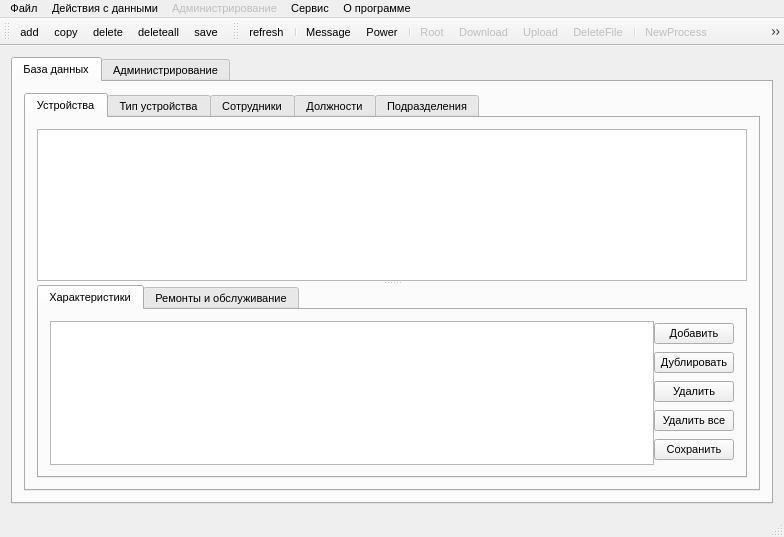
<?xml version="1.0" encoding="UTF-8"?>
<ui version="4.0">
 <class>MainForm</class>
 <widget class="QMainWindow" name="MainForm">
  <property name="geometry">
   <rect>
    <x>0</x>
    <y>0</y>
    <width>784</width>
    <height>537</height>
   </rect>
  </property>
  <property name="font">
   <font>
    <pointsize>8</pointsize>
   </font>
  </property>
  <property name="windowTitle">
   <string>Система учёта и администирования персональных компьютеров ОАО &quot;Полоцкий КХП&quot;</string>
  </property>
  <property name="windowIcon">
   <iconset resource="resource.qrc">
    <normaloff>:/ico/imac.png</normaloff>:/ico/imac.png</iconset>
  </property>
  <widget class="QWidget" name="centralWidget">
   <layout class="QVBoxLayout" name="verticalLayout_8">
    <item>
     <widget class="QTabWidget" name="tabWidget">
      <property name="currentIndex">
       <number>0</number>
      </property>
      <widget class="QWidget" name="tab_db">
       <attribute name="icon">
        <iconset resource="resource.qrc">
         <normaloff>:/ico/DB.png</normaloff>:/ico/DB.png</iconset>
       </attribute>
       <attribute name="title">
        <string>База данных</string>
       </attribute>
       <layout class="QVBoxLayout" name="verticalLayout_2">
        <item>
         <widget class="QTabWidget" name="tabWidget_2">
          <property name="tabPosition">
           <enum>QTabWidget::North</enum>
          </property>
          <property name="currentIndex">
           <number>0</number>
          </property>
          <widget class="QWidget" name="tab_device">
           <attribute name="title">
            <string>Устройства</string>
           </attribute>
           <layout class="QVBoxLayout" name="verticalLayout_5">
            <item>
             <widget class="QSplitter" name="splitter">
              <property name="orientation">
               <enum>Qt::Vertical</enum>
              </property>
              <widget class="QTableView" name="table_device">
               <property name="sortingEnabled">
                <bool>true</bool>
               </property>
               <attribute name="horizontalHeaderShowSortIndicator" stdset="0">
                <bool>true</bool>
               </attribute>
              </widget>
              <widget class="QTabWidget" name="tabWidget_3">
               <property name="sizePolicy">
                <sizepolicy hsizetype="Expanding" vsizetype="Preferred">
                 <horstretch>0</horstretch>
                 <verstretch>0</verstretch>
                </sizepolicy>
               </property>
               <property name="currentIndex">
                <number>0</number>
               </property>
               <widget class="QWidget" name="tab_characteristic">
                <attribute name="title">
                 <string>Характеристики</string>
                </attribute>
                <layout class="QVBoxLayout" name="verticalLayout_14">
                 <item>
                  <layout class="QHBoxLayout" name="horizontalLayout_2">
                   <property name="spacing">
                    <number>0</number>
                   </property>
                   <item>
                    <widget class="QTableView" name="table_characteristic">
                     <property name="sortingEnabled">
                      <bool>true</bool>
                     </property>
                     <attribute name="horizontalHeaderShowSortIndicator" stdset="0">
                      <bool>true</bool>
                     </attribute>
                    </widget>
                   </item>
                   <item>
                    <layout class="QVBoxLayout" name="verticalLayout_7">
                     <item>
                      <widget class="QPushButton" name="actionAddDop">
                       <property name="text">
                        <string>Добавить</string>
                       </property>
                       <property name="icon">
                        <iconset resource="resource.qrc">
                         <normaloff>:/ico/notebook--plus.png</normaloff>:/ico/notebook--plus.png</iconset>
                       </property>
                      </widget>
                     </item>
                     <item>
                      <widget class="QPushButton" name="actionCopyDop">
                       <property name="text">
                        <string>Дублировать</string>
                       </property>
                       <property name="icon">
                        <iconset resource="resource.qrc">
                         <normaloff>:/ico/notebooks.png</normaloff>:/ico/notebooks.png</iconset>
                       </property>
                      </widget>
                     </item>
                     <item>
                      <widget class="QPushButton" name="actionDeleteDop">
                       <property name="text">
                        <string>Удалить</string>
                       </property>
                       <property name="icon">
                        <iconset resource="resource.qrc">
                         <normaloff>:/ico/notebook--minus.png</normaloff>:/ico/notebook--minus.png</iconset>
                       </property>
                      </widget>
                     </item>
                     <item>
                      <widget class="QPushButton" name="actionDeleteAllDop">
                       <property name="text">
                        <string>Удалить все</string>
                       </property>
                       <property name="icon">
                        <iconset resource="resource.qrc">
                         <normaloff>:/ico/eraser.png</normaloff>:/ico/eraser.png</iconset>
                       </property>
                      </widget>
                     </item>
                     <item>
                      <widget class="QPushButton" name="actionSaveDop">
                       <property name="text">
                        <string>Сохранить</string>
                       </property>
                       <property name="icon">
                        <iconset resource="resource.qrc">
                         <normaloff>:/ico/standardbutton-save-16.png</normaloff>:/ico/standardbutton-save-16.png</iconset>
                       </property>
                      </widget>
                     </item>
                    </layout>
                   </item>
                  </layout>
                 </item>
                </layout>
               </widget>
               <widget class="QWidget" name="tab_repair">
                <attribute name="title">
                 <string>Ремонты и обслуживание</string>
                </attribute>
                <layout class="QVBoxLayout" name="verticalLayout_16">
                 <item>
                  <layout class="QHBoxLayout" name="horizontalLayout_3">
                   <item>
                    <widget class="QTableView" name="table_repair">
                     <property name="sortingEnabled">
                      <bool>true</bool>
                     </property>
                     <attribute name="horizontalHeaderShowSortIndicator" stdset="0">
                      <bool>true</bool>
                     </attribute>
                    </widget>
                   </item>
                   <item>
                    <layout class="QVBoxLayout" name="verticalLayout_9">
                     <item>
                      <widget class="QPushButton" name="actionAddDop2">
                       <property name="text">
                        <string>Добавить</string>
                       </property>
                       <property name="icon">
                        <iconset resource="resource.qrc">
                         <normaloff>:/ico/notebook--plus.png</normaloff>:/ico/notebook--plus.png</iconset>
                       </property>
                      </widget>
                     </item>
                     <item>
                      <widget class="QPushButton" name="actionCopyDop2">
                       <property name="text">
                        <string>Дублировать</string>
                       </property>
                       <property name="icon">
                        <iconset resource="resource.qrc">
                         <normaloff>:/ico/notebooks.png</normaloff>:/ico/notebooks.png</iconset>
                       </property>
                      </widget>
                     </item>
                     <item>
                      <widget class="QPushButton" name="actionDeleteDop2">
                       <property name="text">
                        <string>Удалить</string>
                       </property>
                       <property name="icon">
                        <iconset resource="resource.qrc">
                         <normaloff>:/ico/notebook--minus.png</normaloff>:/ico/notebook--minus.png</iconset>
                       </property>
                      </widget>
                     </item>
                     <item>
                      <widget class="QPushButton" name="actionDeleteAllDop2">
                       <property name="text">
                        <string>Удалить все</string>
                       </property>
                       <property name="icon">
                        <iconset resource="resource.qrc">
                         <normaloff>:/ico/eraser.png</normaloff>:/ico/eraser.png</iconset>
                       </property>
                      </widget>
                     </item>
                     <item>
                      <widget class="QPushButton" name="actionSaveDop2">
                       <property name="text">
                        <string>Сохранить</string>
                       </property>
                       <property name="icon">
                        <iconset resource="resource.qrc">
                         <normaloff>:/ico/standardbutton-save-16.png</normaloff>:/ico/standardbutton-save-16.png</iconset>
                       </property>
                      </widget>
                     </item>
                    </layout>
                   </item>
                  </layout>
                 </item>
                </layout>
               </widget>
              </widget>
             </widget>
            </item>
           </layout>
          </widget>
          <widget class="QWidget" name="tab_type_device">
           <attribute name="title">
            <string>Тип устройства</string>
           </attribute>
           <layout class="QVBoxLayout" name="verticalLayout_6">
            <item>
             <widget class="QTableView" name="table_type_device">
              <property name="sortingEnabled">
               <bool>true</bool>
              </property>
              <attribute name="horizontalHeaderShowSortIndicator" stdset="0">
               <bool>true</bool>
              </attribute>
             </widget>
            </item>
           </layout>
          </widget>
          <widget class="QWidget" name="tab_persona">
           <attribute name="title">
            <string>Сотрудники</string>
           </attribute>
           <layout class="QVBoxLayout" name="verticalLayout_4">
            <item>
             <widget class="QTableView" name="table_persona">
              <property name="sortingEnabled">
               <bool>true</bool>
              </property>
             </widget>
            </item>
           </layout>
          </widget>
          <widget class="QWidget" name="tab_specialty">
           <attribute name="title">
            <string>Должности</string>
           </attribute>
           <layout class="QVBoxLayout" name="verticalLayout_3">
            <item>
             <widget class="QTableView" name="table_specialty">
              <property name="sortingEnabled">
               <bool>true</bool>
              </property>
              <attribute name="horizontalHeaderShowSortIndicator" stdset="0">
               <bool>true</bool>
              </attribute>
             </widget>
            </item>
           </layout>
          </widget>
          <widget class="QWidget" name="tab_subdivision">
           <attribute name="title">
            <string>Подразделения</string>
           </attribute>
           <layout class="QVBoxLayout" name="verticalLayout">
            <item>
             <widget class="QTableView" name="table_subdivision">
              <property name="sortingEnabled">
               <bool>true</bool>
              </property>
              <attribute name="horizontalHeaderShowSortIndicator" stdset="0">
               <bool>true</bool>
              </attribute>
             </widget>
            </item>
           </layout>
          </widget>
         </widget>
        </item>
       </layout>
      </widget>
      <widget class="QWidget" name="tab_admin">
       <attribute name="icon">
        <iconset resource="resource.qrc">
         <normaloff>:/ico/user blue.png</normaloff>:/ico/user blue.png</iconset>
       </attribute>
       <attribute name="title">
        <string>Администрирование</string>
       </attribute>
       <layout class="QVBoxLayout" name="verticalLayout_10">
        <item>
         <widget class="QTabWidget" name="tabWidget_4">
          <property name="currentIndex">
           <number>0</number>
          </property>
          <widget class="QWidget" name="tab_online">
           <attribute name="title">
            <string>Устройства Online</string>
           </attribute>
           <layout class="QVBoxLayout" name="verticalLayout_11">
            <item>
             <widget class="QTableWidget" name="table_online">
              <property name="editTriggers">
               <set>QAbstractItemView::NoEditTriggers</set>
              </property>
              <property name="selectionMode">
               <enum>QAbstractItemView::SingleSelection</enum>
              </property>
              <property name="selectionBehavior">
               <enum>QAbstractItemView::SelectRows</enum>
              </property>
              <property name="sortingEnabled">
               <bool>true</bool>
              </property>
              <column>
               <property name="text">
                <string>Наименование</string>
               </property>
              </column>
              <column>
               <property name="text">
                <string>Инв. номер</string>
               </property>
              </column>
              <column>
               <property name="text">
                <string>ФИО</string>
               </property>
              </column>
              <column>
               <property name="text">
                <string>HOST-имя</string>
               </property>
              </column>
              <column>
               <property name="text">
                <string>IP-адрес</string>
               </property>
              </column>
              <column>
               <property name="text">
                <string>Online</string>
               </property>
              </column>
              <column>
               <property name="text">
                <string>Готов</string>
               </property>
              </column>
             </widget>
            </item>
           </layout>
          </widget>
          <widget class="QWidget" name="tab_file">
           <attribute name="title">
            <string>Файловый менеджер</string>
           </attribute>
           <layout class="QVBoxLayout" name="verticalLayout_15">
            <item>
             <layout class="QVBoxLayout" name="verticalLayout_13">
              <item>
               <layout class="QHBoxLayout" name="horizontalLayout">
                <item>
                 <widget class="QLabel" name="label_path">
                  <property name="font">
                   <font>
                    <weight>75</weight>
                    <bold>true</bold>
                   </font>
                  </property>
                  <property name="text">
                   <string>Текущий путь: </string>
                  </property>
                 </widget>
                </item>
                <item>
                 <widget class="QLineEdit" name="current_path">
                  <property name="enabled">
                   <bool>false</bool>
                  </property>
                 </widget>
                </item>
               </layout>
              </item>
              <item>
               <widget class="QTableWidget" name="table_file">
                <property name="editTriggers">
                 <set>QAbstractItemView::NoEditTriggers</set>
                </property>
                <property name="selectionMode">
                 <enum>QAbstractItemView::SingleSelection</enum>
                </property>
                <property name="selectionBehavior">
                 <enum>QAbstractItemView::SelectRows</enum>
                </property>
                <property name="sortingEnabled">
                 <bool>true</bool>
                </property>
                <column>
                 <property name="text">
                  <string>Наименование</string>
                 </property>
                </column>
                <column>
                 <property name="text">
                  <string>Инв.номер</string>
                 </property>
                </column>
                <column>
                 <property name="text">
                  <string>ФИО</string>
                 </property>
                </column>
                <column>
                 <property name="text">
                  <string>HOST-имя</string>
                 </property>
                </column>
                <column>
                 <property name="text">
                  <string>IP-адрес</string>
                 </property>
                </column>
               </widget>
              </item>
             </layout>
            </item>
           </layout>
          </widget>
          <widget class="QWidget" name="tab_process">
           <attribute name="title">
            <string>Менеджер процессов</string>
           </attribute>
           <layout class="QVBoxLayout" name="verticalLayout_12">
            <item>
             <widget class="QTableWidget" name="table_process">
              <property name="editTriggers">
               <set>QAbstractItemView::NoEditTriggers</set>
              </property>
              <property name="selectionMode">
               <enum>QAbstractItemView::SingleSelection</enum>
              </property>
              <property name="selectionBehavior">
               <enum>QAbstractItemView::SelectRows</enum>
              </property>
              <property name="sortingEnabled">
               <bool>true</bool>
              </property>
              <column>
               <property name="text">
                <string>Наименование</string>
               </property>
              </column>
              <column>
               <property name="text">
                <string>Инв.номер</string>
               </property>
              </column>
              <column>
               <property name="text">
                <string>ФИО</string>
               </property>
              </column>
              <column>
               <property name="text">
                <string>HOST-имя</string>
               </property>
              </column>
              <column>
               <property name="text">
                <string>IP-адрес</string>
               </property>
              </column>
             </widget>
            </item>
           </layout>
          </widget>
         </widget>
        </item>
       </layout>
      </widget>
     </widget>
    </item>
   </layout>
  </widget>
  <widget class="QMenuBar" name="menuBar">
   <property name="geometry">
    <rect>
     <x>0</x>
     <y>0</y>
     <width>784</width>
     <height>21</height>
    </rect>
   </property>
   <widget class="QMenu" name="menu">
    <property name="title">
     <string>Файл</string>
    </property>
    <addaction name="actionImport"/>
    <addaction name="actionExport"/>
    <addaction name="separator"/>
    <addaction name="actionExit"/>
   </widget>
   <widget class="QMenu" name="menu_2">
    <property name="title">
     <string>Сервис</string>
    </property>
    <addaction name="actionSetting"/>
   </widget>
   <widget class="QMenu" name="menu_3">
    <property name="title">
     <string>Действия с данными</string>
    </property>
    <addaction name="actionAddMenu"/>
    <addaction name="actionCopyMenu"/>
    <addaction name="actionDeleteMenu"/>
    <addaction name="actionDeleteallMenu"/>
    <addaction name="separator"/>
    <addaction name="actionSaveMenu"/>
   </widget>
   <widget class="QMenu" name="menu_4">
    <property name="enabled">
     <bool>false</bool>
    </property>
    <property name="title">
     <string>Администрирование</string>
    </property>
    <addaction name="actionRefreshMenu"/>
    <addaction name="separator"/>
    <addaction name="actionMessageMenu"/>
    <addaction name="actionPowerMenu"/>
    <addaction name="separator"/>
    <addaction name="actionRootMenu"/>
    <addaction name="actionDownloadMenu"/>
    <addaction name="actionUploadMenu"/>
    <addaction name="actionDeleteFileMenu"/>
    <addaction name="separator"/>
    <addaction name="actionNewProcessMenu"/>
    <addaction name="actionKillProcessMenu"/>
    <addaction name="actionRefreshProcessMenu"/>
   </widget>
   <widget class="QMenu" name="menu_5">
    <property name="title">
     <string>О программе</string>
    </property>
    <addaction name="actionAbout"/>
   </widget>
   <addaction name="menu"/>
   <addaction name="menu_3"/>
   <addaction name="menu_4"/>
   <addaction name="menu_2"/>
   <addaction name="menu_5"/>
  </widget>
  <widget class="QToolBar" name="toolBar_db">
   <property name="windowTitle">
    <string>toolBar</string>
   </property>
   <property name="movable">
    <bool>true</bool>
   </property>
   <attribute name="toolBarArea">
    <enum>TopToolBarArea</enum>
   </attribute>
   <attribute name="toolBarBreak">
    <bool>false</bool>
   </attribute>
   <addaction name="actionAdd"/>
   <addaction name="actionCopy"/>
   <addaction name="actionDelete"/>
   <addaction name="actionDeleteall"/>
   <addaction name="actionSave"/>
  </widget>
  <widget class="QToolBar" name="toolBar_admin">
   <property name="enabled">
    <bool>true</bool>
   </property>
   <property name="windowTitle">
    <string>toolBar_2</string>
   </property>
   <attribute name="toolBarArea">
    <enum>TopToolBarArea</enum>
   </attribute>
   <attribute name="toolBarBreak">
    <bool>false</bool>
   </attribute>
   <addaction name="actionRefresh"/>
   <addaction name="separator"/>
   <addaction name="actionMessage"/>
   <addaction name="actionPower"/>
   <addaction name="separator"/>
   <addaction name="actionRoot"/>
   <addaction name="actionDownload"/>
   <addaction name="actionUpload"/>
   <addaction name="actionDeleteFile"/>
   <addaction name="separator"/>
   <addaction name="actionNewProcess"/>
   <addaction name="actionKillProcess"/>
   <addaction name="actionRefreshProcess"/>
  </widget>
  <widget class="QStatusBar" name="statusBar">
   <property name="font">
    <font>
     <pointsize>10</pointsize>
     <weight>75</weight>
     <bold>true</bold>
    </font>
   </property>
  </widget>
  <action name="actionAdd">
   <property name="icon">
    <iconset resource="resource.qrc">
     <normaloff>:/ico/notebook--plus.png</normaloff>:/ico/notebook--plus.png</iconset>
   </property>
   <property name="text">
    <string>add</string>
   </property>
   <property name="toolTip">
    <string>Добавить новую запись</string>
   </property>
  </action>
  <action name="actionCopy">
   <property name="icon">
    <iconset resource="resource.qrc">
     <normaloff>:/ico/notebooks.png</normaloff>:/ico/notebooks.png</iconset>
   </property>
   <property name="text">
    <string>copy</string>
   </property>
   <property name="toolTip">
    <string>Дублировать</string>
   </property>
  </action>
  <action name="actionDelete">
   <property name="icon">
    <iconset resource="resource.qrc">
     <normaloff>:/ico/notebook--minus.png</normaloff>:/ico/notebook--minus.png</iconset>
   </property>
   <property name="text">
    <string>delete</string>
   </property>
   <property name="toolTip">
    <string>Удалить</string>
   </property>
  </action>
  <action name="actionDeleteall">
   <property name="icon">
    <iconset resource="resource.qrc">
     <normaloff>:/ico/eraser.png</normaloff>:/ico/eraser.png</iconset>
   </property>
   <property name="text">
    <string>deleteall</string>
   </property>
   <property name="toolTip">
    <string>Удалить все</string>
   </property>
  </action>
  <action name="actionImport">
   <property name="text">
    <string>Импорт БД</string>
   </property>
  </action>
  <action name="actionExport">
   <property name="text">
    <string>Экспорт БД</string>
   </property>
  </action>
  <action name="actionExit">
   <property name="text">
    <string>Выход</string>
   </property>
  </action>
  <action name="actionSave">
   <property name="icon">
    <iconset resource="resource.qrc">
     <normaloff>:/ico/standardbutton-save-16.png</normaloff>:/ico/standardbutton-save-16.png</iconset>
   </property>
   <property name="text">
    <string>save</string>
   </property>
   <property name="toolTip">
    <string>Сохранить изменения</string>
   </property>
  </action>
  <action name="actionRefresh">
   <property name="icon">
    <iconset resource="resource.qrc">
     <normaloff>:/ico/magnifier.png</normaloff>:/ico/magnifier.png</iconset>
   </property>
   <property name="text">
    <string>refresh</string>
   </property>
   <property name="toolTip">
    <string>Сканировать сеть</string>
   </property>
  </action>
  <action name="actionNewProcess">
   <property name="enabled">
    <bool>false</bool>
   </property>
   <property name="icon">
    <iconset resource="resource.qrc">
     <normaloff>:/ico/application-blue.png</normaloff>:/ico/application-blue.png</iconset>
   </property>
   <property name="text">
    <string>NewProcess</string>
   </property>
   <property name="toolTip">
    <string>Запустить процесс</string>
   </property>
  </action>
  <action name="actionKillProcess">
   <property name="enabled">
    <bool>false</bool>
   </property>
   <property name="icon">
    <iconset resource="resource.qrc">
     <normaloff>:/ico/cross.png</normaloff>:/ico/cross.png</iconset>
   </property>
   <property name="text">
    <string>KillProcess</string>
   </property>
   <property name="toolTip">
    <string>Завершить процесс</string>
   </property>
  </action>
  <action name="actionRefreshProcess">
   <property name="enabled">
    <bool>false</bool>
   </property>
   <property name="icon">
    <iconset resource="resource.qrc">
     <normaloff>:/ico/ico-refresh.png</normaloff>:/ico/ico-refresh.png</iconset>
   </property>
   <property name="text">
    <string>RefreshProcess</string>
   </property>
   <property name="toolTip">
    <string>Обновить список процессов</string>
   </property>
  </action>
  <action name="actionRoot">
   <property name="enabled">
    <bool>false</bool>
   </property>
   <property name="icon">
    <iconset resource="resource.qrc">
     <normaloff>:/ico/drive.png</normaloff>:/ico/drive.png</iconset>
   </property>
   <property name="text">
    <string>Root</string>
   </property>
   <property name="toolTip">
    <string>Перейти в корень</string>
   </property>
  </action>
  <action name="actionDownload">
   <property name="enabled">
    <bool>false</bool>
   </property>
   <property name="icon">
    <iconset resource="resource.qrc">
     <normaloff>:/ico/download-linux.png</normaloff>:/ico/download-linux.png</iconset>
   </property>
   <property name="text">
    <string>Download</string>
   </property>
   <property name="toolTip">
    <string>Скачать файл</string>
   </property>
  </action>
  <action name="actionUpload">
   <property name="enabled">
    <bool>false</bool>
   </property>
   <property name="icon">
    <iconset resource="resource.qrc">
     <normaloff>:/ico/upload-linux.png</normaloff>:/ico/upload-linux.png</iconset>
   </property>
   <property name="text">
    <string>Upload</string>
   </property>
   <property name="toolTip">
    <string>Загрузить файл</string>
   </property>
  </action>
  <action name="actionSetting">
   <property name="text">
    <string>Настройки</string>
   </property>
  </action>
  <action name="actionPower">
   <property name="enabled">
    <bool>true</bool>
   </property>
   <property name="icon">
    <iconset resource="resource.qrc">
     <normaloff>:/ico/gnome-shutdown.png</normaloff>:/ico/gnome-shutdown.png</iconset>
   </property>
   <property name="text">
    <string>Power</string>
   </property>
   <property name="toolTip">
    <string>Выключение ПК</string>
   </property>
  </action>
  <action name="actionMessage">
   <property name="enabled">
    <bool>true</bool>
   </property>
   <property name="icon">
    <iconset resource="resource.qrc">
     <normaloff>:/ico/mail.png</normaloff>:/ico/mail.png</iconset>
   </property>
   <property name="text">
    <string>Message</string>
   </property>
   <property name="toolTip">
    <string>Отправить сообщение</string>
   </property>
  </action>
  <action name="actionDeleteFile">
   <property name="enabled">
    <bool>false</bool>
   </property>
   <property name="icon">
    <iconset resource="resource.qrc">
     <normaloff>:/ico/cross-script.png</normaloff>:/ico/cross-script.png</iconset>
   </property>
   <property name="text">
    <string>DeleteFile</string>
   </property>
   <property name="toolTip">
    <string>Удалить файл</string>
   </property>
  </action>
  <action name="actionAddMenu">
   <property name="text">
    <string>Добавить запись</string>
   </property>
  </action>
  <action name="actionCopyMenu">
   <property name="text">
    <string>Дублировать запись</string>
   </property>
  </action>
  <action name="actionDeleteMenu">
   <property name="text">
    <string>Удалить запись</string>
   </property>
  </action>
  <action name="actionDeleteallMenu">
   <property name="text">
    <string>Удалить все записи</string>
   </property>
  </action>
  <action name="actionSaveMenu">
   <property name="text">
    <string>Сохранить изменения</string>
   </property>
  </action>
  <action name="actionRefreshMenu">
   <property name="text">
    <string>Сканировать сеть</string>
   </property>
  </action>
  <action name="actionMessageMenu">
   <property name="text">
    <string>Отправить сообщение</string>
   </property>
  </action>
  <action name="actionPowerMenu">
   <property name="text">
    <string>Выключить ПК</string>
   </property>
  </action>
  <action name="actionRootMenu">
   <property name="enabled">
    <bool>false</bool>
   </property>
   <property name="text">
    <string>Перейти в корень</string>
   </property>
  </action>
  <action name="actionDownloadMenu">
   <property name="enabled">
    <bool>false</bool>
   </property>
   <property name="text">
    <string>Скачать файл</string>
   </property>
  </action>
  <action name="actionUploadMenu">
   <property name="enabled">
    <bool>false</bool>
   </property>
   <property name="text">
    <string>Загрузить файл</string>
   </property>
  </action>
  <action name="actionDeleteFileMenu">
   <property name="enabled">
    <bool>false</bool>
   </property>
   <property name="text">
    <string>Удалить файл</string>
   </property>
  </action>
  <action name="actionNewProcessMenu">
   <property name="enabled">
    <bool>false</bool>
   </property>
   <property name="text">
    <string>Запустить процесс</string>
   </property>
  </action>
  <action name="actionKillProcessMenu">
   <property name="enabled">
    <bool>false</bool>
   </property>
   <property name="text">
    <string>Завершить процесс</string>
   </property>
  </action>
  <action name="actionRefreshProcessMenu">
   <property name="enabled">
    <bool>false</bool>
   </property>
   <property name="text">
    <string>Обновить список процессов</string>
   </property>
  </action>
  <action name="actionAbout">
   <property name="text">
    <string>Разработчик</string>
   </property>
  </action>
 </widget>
 <layoutdefault spacing="6" margin="11"/>
 <resources>
  <include location="resource.qrc"/>
 </resources>
 <connections/>
</ui>
